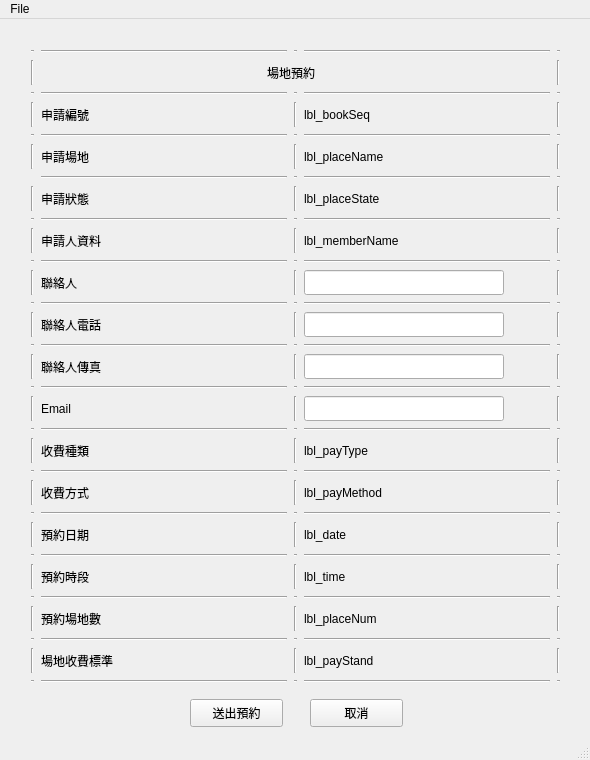
<?xml version="1.0" encoding="UTF-8"?>
<ui version="4.0">
 <class>RegWindow</class>
 <widget class="QMainWindow" name="RegWindow">
  <property name="geometry">
   <rect>
    <x>0</x>
    <y>0</y>
    <width>590</width>
    <height>760</height>
   </rect>
  </property>
  <property name="windowTitle">
   <string>Register</string>
  </property>
  <widget class="QWidget" name="centralwidget">
   <widget class="QWidget" name="gridLayoutWidget">
    <property name="geometry">
     <rect>
      <x>30</x>
      <y>30</y>
      <width>531</width>
      <height>635</height>
     </rect>
    </property>
    <layout class="QGridLayout" name="gridLayout">
     <item row="2" column="3">
      <widget class="Line" name="line_43">
       <property name="orientation">
        <enum>Qt::Horizontal</enum>
       </property>
      </widget>
     </item>
     <item row="2" column="1">
      <widget class="Line" name="line_42">
       <property name="orientation">
        <enum>Qt::Horizontal</enum>
       </property>
      </widget>
     </item>
     <item row="4" column="3">
      <widget class="Line" name="line_45">
       <property name="orientation">
        <enum>Qt::Horizontal</enum>
       </property>
      </widget>
     </item>
     <item row="4" column="1">
      <widget class="Line" name="line_44">
       <property name="orientation">
        <enum>Qt::Horizontal</enum>
       </property>
      </widget>
     </item>
     <item row="11" column="1">
      <widget class="QLabel" name="lbl_6">
       <property name="minimumSize">
        <size>
         <width>246</width>
         <height>25</height>
        </size>
       </property>
       <property name="maximumSize">
        <size>
         <width>246</width>
         <height>25</height>
        </size>
       </property>
       <property name="text">
        <string>聯絡人</string>
       </property>
      </widget>
     </item>
     <item row="18" column="2">
      <widget class="Line" name="line_96">
       <property name="orientation">
        <enum>Qt::Horizontal</enum>
       </property>
      </widget>
     </item>
     <item row="24" column="0">
      <widget class="Line" name="line_104">
       <property name="orientation">
        <enum>Qt::Horizontal</enum>
       </property>
      </widget>
     </item>
     <item row="22" column="0">
      <widget class="Line" name="line_101">
       <property name="orientation">
        <enum>Qt::Horizontal</enum>
       </property>
      </widget>
     </item>
     <item row="18" column="4">
      <widget class="Line" name="line_97">
       <property name="orientation">
        <enum>Qt::Horizontal</enum>
       </property>
      </widget>
     </item>
     <item row="20" column="0">
      <widget class="Line" name="line_98">
       <property name="orientation">
        <enum>Qt::Horizontal</enum>
       </property>
      </widget>
     </item>
     <item row="20" column="4">
      <widget class="Line" name="line_100">
       <property name="orientation">
        <enum>Qt::Horizontal</enum>
       </property>
      </widget>
     </item>
     <item row="15" column="1">
      <widget class="QLabel" name="lbl_8">
       <property name="minimumSize">
        <size>
         <width>246</width>
         <height>25</height>
        </size>
       </property>
       <property name="maximumSize">
        <size>
         <width>246</width>
         <height>25</height>
        </size>
       </property>
       <property name="text">
        <string>聯絡人傳真</string>
       </property>
      </widget>
     </item>
     <item row="20" column="2">
      <widget class="Line" name="line_99">
       <property name="orientation">
        <enum>Qt::Horizontal</enum>
       </property>
      </widget>
     </item>
     <item row="22" column="2">
      <widget class="Line" name="line_102">
       <property name="orientation">
        <enum>Qt::Horizontal</enum>
       </property>
      </widget>
     </item>
     <item row="22" column="4">
      <widget class="Line" name="line_103">
       <property name="orientation">
        <enum>Qt::Horizontal</enum>
       </property>
      </widget>
     </item>
     <item row="24" column="2">
      <widget class="Line" name="line_105">
       <property name="orientation">
        <enum>Qt::Horizontal</enum>
       </property>
      </widget>
     </item>
     <item row="13" column="1">
      <widget class="QLabel" name="lbl_7">
       <property name="minimumSize">
        <size>
         <width>246</width>
         <height>25</height>
        </size>
       </property>
       <property name="maximumSize">
        <size>
         <width>246</width>
         <height>25</height>
        </size>
       </property>
       <property name="text">
        <string>聯絡人電話</string>
       </property>
      </widget>
     </item>
     <item row="24" column="4">
      <widget class="Line" name="line_106">
       <property name="orientation">
        <enum>Qt::Horizontal</enum>
       </property>
      </widget>
     </item>
     <item row="26" column="4">
      <widget class="Line" name="line_109">
       <property name="orientation">
        <enum>Qt::Horizontal</enum>
       </property>
      </widget>
     </item>
     <item row="26" column="0">
      <widget class="Line" name="line_107">
       <property name="orientation">
        <enum>Qt::Horizontal</enum>
       </property>
      </widget>
     </item>
     <item row="26" column="2">
      <widget class="Line" name="line_108">
       <property name="orientation">
        <enum>Qt::Horizontal</enum>
       </property>
      </widget>
     </item>
     <item row="28" column="2">
      <widget class="Line" name="line_111">
       <property name="orientation">
        <enum>Qt::Horizontal</enum>
       </property>
      </widget>
     </item>
     <item row="30" column="0">
      <widget class="Line" name="line_113">
       <property name="orientation">
        <enum>Qt::Horizontal</enum>
       </property>
      </widget>
     </item>
     <item row="30" column="4">
      <widget class="Line" name="line_115">
       <property name="orientation">
        <enum>Qt::Horizontal</enum>
       </property>
      </widget>
     </item>
     <item row="28" column="4">
      <widget class="Line" name="line_112">
       <property name="orientation">
        <enum>Qt::Horizontal</enum>
       </property>
      </widget>
     </item>
     <item row="28" column="0">
      <widget class="Line" name="line_110">
       <property name="orientation">
        <enum>Qt::Horizontal</enum>
       </property>
      </widget>
     </item>
     <item row="30" column="2">
      <widget class="Line" name="line_114">
       <property name="orientation">
        <enum>Qt::Horizontal</enum>
       </property>
      </widget>
     </item>
     <item row="23" column="1">
      <widget class="QLabel" name="lbl_12">
       <property name="minimumSize">
        <size>
         <width>246</width>
         <height>25</height>
        </size>
       </property>
       <property name="maximumSize">
        <size>
         <width>246</width>
         <height>25</height>
        </size>
       </property>
       <property name="text">
        <string>預約日期</string>
       </property>
      </widget>
     </item>
     <item row="25" column="1">
      <widget class="QLabel" name="lbl_13">
       <property name="minimumSize">
        <size>
         <width>246</width>
         <height>25</height>
        </size>
       </property>
       <property name="maximumSize">
        <size>
         <width>246</width>
         <height>25</height>
        </size>
       </property>
       <property name="text">
        <string>預約時段</string>
       </property>
      </widget>
     </item>
     <item row="3" column="4">
      <widget class="Line" name="line_28">
       <property name="orientation">
        <enum>Qt::Vertical</enum>
       </property>
      </widget>
     </item>
     <item row="27" column="1">
      <widget class="QLabel" name="lbl_14">
       <property name="minimumSize">
        <size>
         <width>246</width>
         <height>25</height>
        </size>
       </property>
       <property name="maximumSize">
        <size>
         <width>246</width>
         <height>25</height>
        </size>
       </property>
       <property name="text">
        <string>預約場地數</string>
       </property>
      </widget>
     </item>
     <item row="29" column="1">
      <widget class="QLabel" name="lbl_15">
       <property name="minimumSize">
        <size>
         <width>246</width>
         <height>25</height>
        </size>
       </property>
       <property name="maximumSize">
        <size>
         <width>246</width>
         <height>25</height>
        </size>
       </property>
       <property name="text">
        <string>場地收費標準</string>
       </property>
      </widget>
     </item>
     <item row="7" column="4">
      <widget class="Line" name="line_29">
       <property name="orientation">
        <enum>Qt::Vertical</enum>
       </property>
      </widget>
     </item>
     <item row="29" column="0">
      <widget class="Line" name="line_13">
       <property name="orientation">
        <enum>Qt::Vertical</enum>
       </property>
      </widget>
     </item>
     <item row="27" column="0">
      <widget class="Line" name="line_12">
       <property name="orientation">
        <enum>Qt::Vertical</enum>
       </property>
      </widget>
     </item>
     <item row="12" column="1">
      <widget class="Line" name="line_50">
       <property name="orientation">
        <enum>Qt::Horizontal</enum>
       </property>
      </widget>
     </item>
     <item row="25" column="0">
      <widget class="Line" name="line_11">
       <property name="orientation">
        <enum>Qt::Vertical</enum>
       </property>
      </widget>
     </item>
     <item row="10" column="1">
      <widget class="Line" name="line_48">
       <property name="orientation">
        <enum>Qt::Horizontal</enum>
       </property>
      </widget>
     </item>
     <item row="8" column="3">
      <widget class="Line" name="line_47">
       <property name="orientation">
        <enum>Qt::Horizontal</enum>
       </property>
      </widget>
     </item>
     <item row="23" column="0">
      <widget class="Line" name="line_10">
       <property name="orientation">
        <enum>Qt::Vertical</enum>
       </property>
      </widget>
     </item>
     <item row="10" column="3">
      <widget class="Line" name="line_49">
       <property name="orientation">
        <enum>Qt::Horizontal</enum>
       </property>
      </widget>
     </item>
     <item row="12" column="3">
      <widget class="Line" name="line_51">
       <property name="orientation">
        <enum>Qt::Horizontal</enum>
       </property>
      </widget>
     </item>
     <item row="16" column="3">
      <widget class="Line" name="line_55">
       <property name="orientation">
        <enum>Qt::Horizontal</enum>
       </property>
      </widget>
     </item>
     <item row="16" column="1">
      <widget class="Line" name="line_54">
       <property name="orientation">
        <enum>Qt::Horizontal</enum>
       </property>
      </widget>
     </item>
     <item row="14" column="3">
      <widget class="Line" name="line_53">
       <property name="orientation">
        <enum>Qt::Horizontal</enum>
       </property>
      </widget>
     </item>
     <item row="14" column="1">
      <widget class="Line" name="line_52">
       <property name="orientation">
        <enum>Qt::Horizontal</enum>
       </property>
      </widget>
     </item>
     <item row="16" column="0">
      <widget class="Line" name="line_92">
       <property name="orientation">
        <enum>Qt::Horizontal</enum>
       </property>
      </widget>
     </item>
     <item row="14" column="4">
      <widget class="Line" name="line_91">
       <property name="orientation">
        <enum>Qt::Horizontal</enum>
       </property>
      </widget>
     </item>
     <item row="9" column="0">
      <widget class="Line" name="line_3">
       <property name="orientation">
        <enum>Qt::Vertical</enum>
       </property>
      </widget>
     </item>
     <item row="7" column="0">
      <widget class="Line" name="line">
       <property name="orientation">
        <enum>Qt::Vertical</enum>
       </property>
      </widget>
     </item>
     <item row="14" column="0">
      <widget class="Line" name="line_89">
       <property name="orientation">
        <enum>Qt::Horizontal</enum>
       </property>
      </widget>
     </item>
     <item row="1" column="4">
      <widget class="Line" name="line_27">
       <property name="orientation">
        <enum>Qt::Vertical</enum>
       </property>
      </widget>
     </item>
     <item row="14" column="2">
      <widget class="Line" name="line_90">
       <property name="orientation">
        <enum>Qt::Horizontal</enum>
       </property>
      </widget>
     </item>
     <item row="11" column="0">
      <widget class="Line" name="line_4">
       <property name="orientation">
        <enum>Qt::Vertical</enum>
       </property>
      </widget>
     </item>
     <item row="19" column="0">
      <widget class="Line" name="line_8">
       <property name="orientation">
        <enum>Qt::Vertical</enum>
       </property>
      </widget>
     </item>
     <item row="1" column="0">
      <widget class="Line" name="line_1">
       <property name="orientation">
        <enum>Qt::Vertical</enum>
       </property>
      </widget>
     </item>
     <item row="16" column="2">
      <widget class="Line" name="line_93">
       <property name="orientation">
        <enum>Qt::Horizontal</enum>
       </property>
      </widget>
     </item>
     <item row="13" column="0">
      <widget class="Line" name="line_5">
       <property name="orientation">
        <enum>Qt::Vertical</enum>
       </property>
      </widget>
     </item>
     <item row="3" column="0">
      <widget class="Line" name="line_2">
       <property name="orientation">
        <enum>Qt::Vertical</enum>
       </property>
      </widget>
     </item>
     <item row="15" column="0">
      <widget class="Line" name="line_6">
       <property name="orientation">
        <enum>Qt::Vertical</enum>
       </property>
      </widget>
     </item>
     <item row="17" column="0">
      <widget class="Line" name="line_7">
       <property name="orientation">
        <enum>Qt::Vertical</enum>
       </property>
      </widget>
     </item>
     <item row="21" column="0">
      <widget class="Line" name="line_9">
       <property name="orientation">
        <enum>Qt::Vertical</enum>
       </property>
      </widget>
     </item>
     <item row="30" column="1">
      <widget class="Line" name="line_68">
       <property name="orientation">
        <enum>Qt::Horizontal</enum>
       </property>
      </widget>
     </item>
     <item row="1" column="1" colspan="3">
      <widget class="QLabel" name="lbl_1">
       <property name="minimumSize">
        <size>
         <width>500</width>
         <height>25</height>
        </size>
       </property>
       <property name="maximumSize">
        <size>
         <width>500</width>
         <height>25</height>
        </size>
       </property>
       <property name="layoutDirection">
        <enum>Qt::LeftToRight</enum>
       </property>
       <property name="text">
        <string>場地預約</string>
       </property>
       <property name="alignment">
        <set>Qt::AlignCenter</set>
       </property>
      </widget>
     </item>
     <item row="29" column="4">
      <widget class="Line" name="line_70">
       <property name="orientation">
        <enum>Qt::Vertical</enum>
       </property>
      </widget>
     </item>
     <item row="0" column="0">
      <widget class="Line" name="line_71">
       <property name="orientation">
        <enum>Qt::Horizontal</enum>
       </property>
      </widget>
     </item>
     <item row="0" column="4">
      <widget class="Line" name="line_73">
       <property name="orientation">
        <enum>Qt::Horizontal</enum>
       </property>
      </widget>
     </item>
     <item row="0" column="2">
      <widget class="Line" name="line_72">
       <property name="orientation">
        <enum>Qt::Horizontal</enum>
       </property>
      </widget>
     </item>
     <item row="2" column="2">
      <widget class="Line" name="line_75">
       <property name="orientation">
        <enum>Qt::Horizontal</enum>
       </property>
      </widget>
     </item>
     <item row="2" column="0">
      <widget class="Line" name="line_74">
       <property name="orientation">
        <enum>Qt::Horizontal</enum>
       </property>
      </widget>
     </item>
     <item row="10" column="0">
      <widget class="Line" name="line_83">
       <property name="orientation">
        <enum>Qt::Horizontal</enum>
       </property>
      </widget>
     </item>
     <item row="4" column="0">
      <widget class="Line" name="line_77">
       <property name="orientation">
        <enum>Qt::Horizontal</enum>
       </property>
      </widget>
     </item>
     <item row="0" column="3">
      <widget class="Line" name="line_41">
       <property name="orientation">
        <enum>Qt::Horizontal</enum>
       </property>
      </widget>
     </item>
     <item row="2" column="4">
      <widget class="Line" name="line_76">
       <property name="orientation">
        <enum>Qt::Horizontal</enum>
       </property>
      </widget>
     </item>
     <item row="4" column="4">
      <widget class="Line" name="line_79">
       <property name="orientation">
        <enum>Qt::Horizontal</enum>
       </property>
      </widget>
     </item>
     <item row="0" column="1">
      <widget class="Line" name="line_40">
       <property name="orientation">
        <enum>Qt::Horizontal</enum>
       </property>
      </widget>
     </item>
     <item row="8" column="0">
      <widget class="Line" name="line_80">
       <property name="orientation">
        <enum>Qt::Horizontal</enum>
       </property>
      </widget>
     </item>
     <item row="8" column="2">
      <widget class="Line" name="line_81">
       <property name="orientation">
        <enum>Qt::Horizontal</enum>
       </property>
      </widget>
     </item>
     <item row="4" column="2">
      <widget class="Line" name="line_78">
       <property name="orientation">
        <enum>Qt::Horizontal</enum>
       </property>
      </widget>
     </item>
     <item row="8" column="4">
      <widget class="Line" name="line_82">
       <property name="orientation">
        <enum>Qt::Horizontal</enum>
       </property>
      </widget>
     </item>
     <item row="12" column="4">
      <widget class="Line" name="line_88">
       <property name="orientation">
        <enum>Qt::Horizontal</enum>
       </property>
      </widget>
     </item>
     <item row="10" column="4">
      <widget class="Line" name="line_85">
       <property name="orientation">
        <enum>Qt::Horizontal</enum>
       </property>
      </widget>
     </item>
     <item row="12" column="2">
      <widget class="Line" name="line_87">
       <property name="orientation">
        <enum>Qt::Horizontal</enum>
       </property>
      </widget>
     </item>
     <item row="10" column="2">
      <widget class="Line" name="line_84">
       <property name="orientation">
        <enum>Qt::Horizontal</enum>
       </property>
      </widget>
     </item>
     <item row="12" column="0">
      <widget class="Line" name="line_86">
       <property name="orientation">
        <enum>Qt::Horizontal</enum>
       </property>
      </widget>
     </item>
     <item row="3" column="1">
      <widget class="QLabel" name="lbl_2">
       <property name="maximumSize">
        <size>
         <width>246</width>
         <height>25</height>
        </size>
       </property>
       <property name="text">
        <string>申請編號</string>
       </property>
      </widget>
     </item>
     <item row="3" column="3">
      <widget class="QLabel" name="lbl_bookSeq">
       <property name="minimumSize">
        <size>
         <width>246</width>
         <height>25</height>
        </size>
       </property>
       <property name="maximumSize">
        <size>
         <width>246</width>
         <height>25</height>
        </size>
       </property>
       <property name="text">
        <string>lbl_bookSeq</string>
       </property>
      </widget>
     </item>
     <item row="7" column="1">
      <widget class="QLabel" name="lbl_4">
       <property name="minimumSize">
        <size>
         <width>246</width>
         <height>25</height>
        </size>
       </property>
       <property name="maximumSize">
        <size>
         <width>246</width>
         <height>25</height>
        </size>
       </property>
       <property name="text">
        <string>申請狀態</string>
       </property>
      </widget>
     </item>
     <item row="9" column="3">
      <widget class="QLabel" name="lbl_memberName">
       <property name="maximumSize">
        <size>
         <width>246</width>
         <height>25</height>
        </size>
       </property>
       <property name="text">
        <string>lbl_memberName</string>
       </property>
      </widget>
     </item>
     <item row="9" column="1">
      <widget class="QLabel" name="lbl_5">
       <property name="minimumSize">
        <size>
         <width>246</width>
         <height>25</height>
        </size>
       </property>
       <property name="maximumSize">
        <size>
         <width>246</width>
         <height>25</height>
        </size>
       </property>
       <property name="text">
        <string>申請人資料</string>
       </property>
      </widget>
     </item>
     <item row="17" column="1">
      <widget class="QLabel" name="lbl_9">
       <property name="minimumSize">
        <size>
         <width>246</width>
         <height>25</height>
        </size>
       </property>
       <property name="maximumSize">
        <size>
         <width>246</width>
         <height>25</height>
        </size>
       </property>
       <property name="text">
        <string>Email</string>
       </property>
      </widget>
     </item>
     <item row="19" column="1">
      <widget class="QLabel" name="lbl_10">
       <property name="minimumSize">
        <size>
         <width>246</width>
         <height>25</height>
        </size>
       </property>
       <property name="maximumSize">
        <size>
         <width>246</width>
         <height>25</height>
        </size>
       </property>
       <property name="text">
        <string>收費種類</string>
       </property>
      </widget>
     </item>
     <item row="7" column="2">
      <widget class="Line" name="line_15">
       <property name="orientation">
        <enum>Qt::Vertical</enum>
       </property>
      </widget>
     </item>
     <item row="3" column="2">
      <widget class="Line" name="line_14">
       <property name="orientation">
        <enum>Qt::Vertical</enum>
       </property>
      </widget>
     </item>
     <item row="8" column="1">
      <widget class="Line" name="line_46">
       <property name="orientation">
        <enum>Qt::Horizontal</enum>
       </property>
      </widget>
     </item>
     <item row="21" column="1">
      <widget class="QLabel" name="lbl_11">
       <property name="minimumSize">
        <size>
         <width>246</width>
         <height>25</height>
        </size>
       </property>
       <property name="maximumSize">
        <size>
         <width>246</width>
         <height>25</height>
        </size>
       </property>
       <property name="text">
        <string>收費方式</string>
       </property>
      </widget>
     </item>
     <item row="9" column="4">
      <widget class="Line" name="line_30">
       <property name="orientation">
        <enum>Qt::Vertical</enum>
       </property>
      </widget>
     </item>
     <item row="11" column="4">
      <widget class="Line" name="line_31">
       <property name="orientation">
        <enum>Qt::Vertical</enum>
       </property>
      </widget>
     </item>
     <item row="17" column="4">
      <widget class="Line" name="line_34">
       <property name="orientation">
        <enum>Qt::Vertical</enum>
       </property>
      </widget>
     </item>
     <item row="15" column="4">
      <widget class="Line" name="line_33">
       <property name="orientation">
        <enum>Qt::Vertical</enum>
       </property>
      </widget>
     </item>
     <item row="13" column="4">
      <widget class="Line" name="line_32">
       <property name="orientation">
        <enum>Qt::Vertical</enum>
       </property>
      </widget>
     </item>
     <item row="9" column="2">
      <widget class="Line" name="line_16">
       <property name="orientation">
        <enum>Qt::Vertical</enum>
       </property>
      </widget>
     </item>
     <item row="19" column="4">
      <widget class="Line" name="line_35">
       <property name="orientation">
        <enum>Qt::Vertical</enum>
       </property>
      </widget>
     </item>
     <item row="13" column="2">
      <widget class="Line" name="line_18">
       <property name="orientation">
        <enum>Qt::Vertical</enum>
       </property>
      </widget>
     </item>
     <item row="19" column="2">
      <widget class="Line" name="line_21">
       <property name="orientation">
        <enum>Qt::Vertical</enum>
       </property>
      </widget>
     </item>
     <item row="25" column="2">
      <widget class="Line" name="line_24">
       <property name="orientation">
        <enum>Qt::Vertical</enum>
       </property>
      </widget>
     </item>
     <item row="21" column="4">
      <widget class="Line" name="line_36">
       <property name="orientation">
        <enum>Qt::Vertical</enum>
       </property>
      </widget>
     </item>
     <item row="23" column="2">
      <widget class="Line" name="line_23">
       <property name="orientation">
        <enum>Qt::Vertical</enum>
       </property>
      </widget>
     </item>
     <item row="17" column="2">
      <widget class="Line" name="line_20">
       <property name="orientation">
        <enum>Qt::Vertical</enum>
       </property>
      </widget>
     </item>
     <item row="11" column="2">
      <widget class="Line" name="line_17">
       <property name="orientation">
        <enum>Qt::Vertical</enum>
       </property>
      </widget>
     </item>
     <item row="27" column="2">
      <widget class="Line" name="line_25">
       <property name="orientation">
        <enum>Qt::Vertical</enum>
       </property>
      </widget>
     </item>
     <item row="21" column="2">
      <widget class="Line" name="line_22">
       <property name="orientation">
        <enum>Qt::Vertical</enum>
       </property>
      </widget>
     </item>
     <item row="29" column="2">
      <widget class="Line" name="line_26">
       <property name="orientation">
        <enum>Qt::Vertical</enum>
       </property>
      </widget>
     </item>
     <item row="15" column="2">
      <widget class="Line" name="line_19">
       <property name="orientation">
        <enum>Qt::Vertical</enum>
       </property>
      </widget>
     </item>
     <item row="27" column="4">
      <widget class="Line" name="line_39">
       <property name="orientation">
        <enum>Qt::Vertical</enum>
       </property>
      </widget>
     </item>
     <item row="23" column="4">
      <widget class="Line" name="line_37">
       <property name="orientation">
        <enum>Qt::Vertical</enum>
       </property>
      </widget>
     </item>
     <item row="25" column="4">
      <widget class="Line" name="line_38">
       <property name="orientation">
        <enum>Qt::Vertical</enum>
       </property>
      </widget>
     </item>
     <item row="20" column="3">
      <widget class="Line" name="line_59">
       <property name="orientation">
        <enum>Qt::Horizontal</enum>
       </property>
      </widget>
     </item>
     <item row="20" column="1">
      <widget class="Line" name="line_58">
       <property name="orientation">
        <enum>Qt::Horizontal</enum>
       </property>
      </widget>
     </item>
     <item row="22" column="1">
      <widget class="Line" name="line_60">
       <property name="orientation">
        <enum>Qt::Horizontal</enum>
       </property>
      </widget>
     </item>
     <item row="18" column="3">
      <widget class="Line" name="line_57">
       <property name="orientation">
        <enum>Qt::Horizontal</enum>
       </property>
      </widget>
     </item>
     <item row="22" column="3">
      <widget class="Line" name="line_61">
       <property name="orientation">
        <enum>Qt::Horizontal</enum>
       </property>
      </widget>
     </item>
     <item row="24" column="1">
      <widget class="Line" name="line_62">
       <property name="orientation">
        <enum>Qt::Horizontal</enum>
       </property>
      </widget>
     </item>
     <item row="28" column="1">
      <widget class="Line" name="line_66">
       <property name="orientation">
        <enum>Qt::Horizontal</enum>
       </property>
      </widget>
     </item>
     <item row="26" column="1">
      <widget class="Line" name="line_64">
       <property name="orientation">
        <enum>Qt::Horizontal</enum>
       </property>
      </widget>
     </item>
     <item row="28" column="3">
      <widget class="Line" name="line_67">
       <property name="orientation">
        <enum>Qt::Horizontal</enum>
       </property>
      </widget>
     </item>
     <item row="24" column="3">
      <widget class="Line" name="line_63">
       <property name="orientation">
        <enum>Qt::Horizontal</enum>
       </property>
      </widget>
     </item>
     <item row="18" column="1">
      <widget class="Line" name="line_56">
       <property name="orientation">
        <enum>Qt::Horizontal</enum>
       </property>
      </widget>
     </item>
     <item row="26" column="3">
      <widget class="Line" name="line_65">
       <property name="orientation">
        <enum>Qt::Horizontal</enum>
       </property>
      </widget>
     </item>
     <item row="25" column="3">
      <widget class="QLabel" name="lbl_time">
       <property name="text">
        <string>lbl_time</string>
       </property>
      </widget>
     </item>
     <item row="29" column="3">
      <widget class="QLabel" name="lbl_payStand">
       <property name="text">
        <string>lbl_payStand</string>
       </property>
      </widget>
     </item>
     <item row="27" column="3">
      <widget class="QLabel" name="lbl_placeNum">
       <property name="text">
        <string>lbl_placeNum</string>
       </property>
      </widget>
     </item>
     <item row="11" column="3">
      <widget class="QLineEdit" name="tb_contactName">
       <property name="minimumSize">
        <size>
         <width>200</width>
         <height>25</height>
        </size>
       </property>
       <property name="maximumSize">
        <size>
         <width>200</width>
         <height>25</height>
        </size>
       </property>
      </widget>
     </item>
     <item row="5" column="1">
      <widget class="QLabel" name="lbl_3">
       <property name="minimumSize">
        <size>
         <width>246</width>
         <height>25</height>
        </size>
       </property>
       <property name="maximumSize">
        <size>
         <width>246</width>
         <height>25</height>
        </size>
       </property>
       <property name="text">
        <string>申請場地</string>
       </property>
      </widget>
     </item>
     <item row="30" column="3">
      <widget class="Line" name="line_69">
       <property name="orientation">
        <enum>Qt::Horizontal</enum>
       </property>
      </widget>
     </item>
     <item row="16" column="4">
      <widget class="Line" name="line_94">
       <property name="orientation">
        <enum>Qt::Horizontal</enum>
       </property>
      </widget>
     </item>
     <item row="18" column="0">
      <widget class="Line" name="line_95">
       <property name="orientation">
        <enum>Qt::Horizontal</enum>
       </property>
      </widget>
     </item>
     <item row="17" column="3">
      <widget class="QLineEdit" name="tb_email">
       <property name="minimumSize">
        <size>
         <width>200</width>
         <height>25</height>
        </size>
       </property>
       <property name="maximumSize">
        <size>
         <width>200</width>
         <height>25</height>
        </size>
       </property>
      </widget>
     </item>
     <item row="21" column="3">
      <widget class="QLabel" name="lbl_payMethod">
       <property name="text">
        <string>lbl_payMethod</string>
       </property>
      </widget>
     </item>
     <item row="19" column="3">
      <widget class="QLabel" name="lbl_payType">
       <property name="text">
        <string>lbl_payType</string>
       </property>
      </widget>
     </item>
     <item row="23" column="3">
      <widget class="QLabel" name="lbl_date">
       <property name="text">
        <string>lbl_date</string>
       </property>
      </widget>
     </item>
     <item row="15" column="3">
      <widget class="QLineEdit" name="tb_contactFax">
       <property name="minimumSize">
        <size>
         <width>200</width>
         <height>25</height>
        </size>
       </property>
       <property name="maximumSize">
        <size>
         <width>200</width>
         <height>25</height>
        </size>
       </property>
      </widget>
     </item>
     <item row="13" column="3">
      <widget class="QLineEdit" name="tb_contactTel">
       <property name="minimumSize">
        <size>
         <width>200</width>
         <height>25</height>
        </size>
       </property>
       <property name="maximumSize">
        <size>
         <width>200</width>
         <height>25</height>
        </size>
       </property>
      </widget>
     </item>
     <item row="6" column="1">
      <widget class="Line" name="line_116">
       <property name="orientation">
        <enum>Qt::Horizontal</enum>
       </property>
      </widget>
     </item>
     <item row="6" column="2">
      <widget class="Line" name="line_117">
       <property name="orientation">
        <enum>Qt::Horizontal</enum>
       </property>
      </widget>
     </item>
     <item row="6" column="3">
      <widget class="Line" name="line_118">
       <property name="orientation">
        <enum>Qt::Horizontal</enum>
       </property>
      </widget>
     </item>
     <item row="6" column="4">
      <widget class="Line" name="line_119">
       <property name="orientation">
        <enum>Qt::Horizontal</enum>
       </property>
      </widget>
     </item>
     <item row="5" column="0">
      <widget class="Line" name="line_120">
       <property name="orientation">
        <enum>Qt::Vertical</enum>
       </property>
      </widget>
     </item>
     <item row="5" column="2">
      <widget class="Line" name="line_121">
       <property name="orientation">
        <enum>Qt::Vertical</enum>
       </property>
      </widget>
     </item>
     <item row="5" column="4">
      <widget class="Line" name="line_122">
       <property name="orientation">
        <enum>Qt::Vertical</enum>
       </property>
      </widget>
     </item>
     <item row="5" column="3">
      <widget class="QLabel" name="lbl_placeName">
       <property name="minimumSize">
        <size>
         <width>246</width>
         <height>25</height>
        </size>
       </property>
       <property name="maximumSize">
        <size>
         <width>246</width>
         <height>25</height>
        </size>
       </property>
       <property name="text">
        <string>lbl_placeName</string>
       </property>
      </widget>
     </item>
     <item row="7" column="3">
      <widget class="QLabel" name="lbl_placeState">
       <property name="minimumSize">
        <size>
         <width>246</width>
         <height>25</height>
        </size>
       </property>
       <property name="maximumSize">
        <size>
         <width>246</width>
         <height>25</height>
        </size>
       </property>
       <property name="text">
        <string>lbl_placeState</string>
       </property>
      </widget>
     </item>
    </layout>
   </widget>
   <widget class="QPushButton" name="btn_order">
    <property name="geometry">
     <rect>
      <x>190</x>
      <y>680</y>
      <width>93</width>
      <height>28</height>
     </rect>
    </property>
    <property name="text">
     <string>送出預約</string>
    </property>
   </widget>
   <widget class="QPushButton" name="btn_cancel">
    <property name="geometry">
     <rect>
      <x>310</x>
      <y>680</y>
      <width>93</width>
      <height>28</height>
     </rect>
    </property>
    <property name="text">
     <string>取消</string>
    </property>
   </widget>
  </widget>
  <widget class="QMenuBar" name="menubar">
   <property name="geometry">
    <rect>
     <x>0</x>
     <y>0</y>
     <width>590</width>
     <height>25</height>
    </rect>
   </property>
   <widget class="QMenu" name="menuFile">
    <property name="title">
     <string>File</string>
    </property>
    <addaction name="actionExit"/>
   </widget>
   <addaction name="menuFile"/>
  </widget>
  <widget class="QStatusBar" name="statusbar"/>
  <action name="actionExit">
   <property name="text">
    <string>Exit</string>
   </property>
   <property name="shortcut">
    <string>Esc</string>
   </property>
  </action>
 </widget>
 <resources/>
 <connections/>
</ui>
